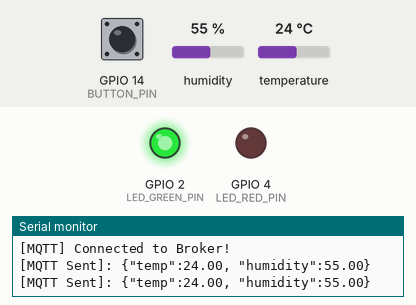
Recording of a program running on a simulated ESP32. On the bench: output pins drawn as LEDs (lit = HIGH), the last lines printed to the serial monitor. Inputs (shaded band) come from the test bench; at power-on: GPIO 14 (BUTTON_PIN) LOW, humidity 55 %, temperature 24 °C. WiFi joins after 1.5 s; servers stay silent unless stated; no MQTT or app messages arrive unless stated.

Above: at 2.8 s.
2.9 s: GPIO 14 (BUTTON_PIN) pulled HIGH for 2.35 s
At 3.8 s:
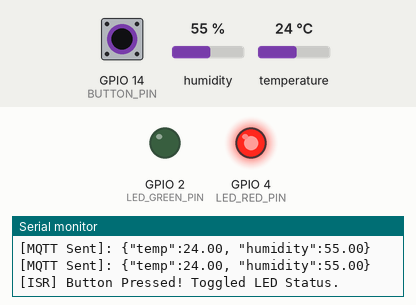
Timing chart, 0 to 5.9 s (numbered marks = the images above; inputs shaded):
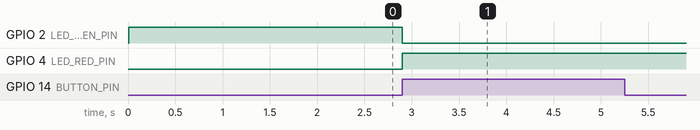

Measured:
- after the input at 2.9 s, GPIO 2 (LED_GREEN_PIN): HIGH → LOW at once; GPIO 4 (LED_RED_PIN): LOW → HIGH at once

The program:

main.cpp
```cpp
#include <Arduino.h>
#include "dht_task.h"
#include "led_task.h"
#include "mqtt_task.h"

// Deklarasi global handle
QueueHandle_t dhtQueue;
SemaphoreHandle_t buttonSemaphore;

void setup() {
  Serial.begin(115200);

  // Create Queue & Semaphore
  dhtQueue = xQueueCreate(5, sizeof(SensorData));
  buttonSemaphore = xSemaphoreCreateBinary();

  // Membuka Task FreeRTOS pada Core 1
  xTaskCreatePinnedToCore(TaskReadDHT, "DHT Task", 2048, NULL, 1, NULL, 1);
  xTaskCreatePinnedToCore(TaskControlLED, "LED Task", 2048, NULL, 2, NULL, 1);
  xTaskCreatePinnedToCore(TaskMQTT, "MQTT Task", 4096, NULL, 1, NULL, 1);

  Serial.println("FreeRTOS Tasks Initialized Successfully!");
}

void loop() {
  // Kosongkan superloop karena semua dijalankan via Task RTOS
  vTaskDelay(pdMS_TO_TICKS(1000));
}
```

dht_task.h
```cpp
#ifndef DHT_TASK_H
#define DHT_TASK_H

#include <Arduino.h>
#include <DHT.h>

#define DHTPIN 15
#define DHTTYPE DHT22

// Struktur data untuk menampung pembacaan sensor
struct SensorData {
  float temperature;
  float humidity;
};

// Queue Handle untuk passing data antar-task
extern QueueHandle_t dhtQueue;

void TaskReadDHT(void *pvParameters) {
  DHT dht(DHTPIN, DHTTYPE);
  dht.begin();

  SensorData data;

  for (;;) {
    data.temperature = dht.readTemperature();
    data.humidity = dht.readHumidity();

    if (!isnan(data.temperature) && !isnan(data.humidity)) {
      // Kirim data ke Queue agar bisa dibaca oleh MQTT Task
      xQueueSend(dhtQueue, &data, portMAX_DELAY);
    }

    // Delay khas FreeRTOS (bukan delay() biasa)
    vTaskDelay(pdMS_TO_TICKS(2000));
  }
}

#endif
```

led_task.h
```cpp
#ifndef LED_TASK_H
#define LED_TASK_H

#include <Arduino.h>

#define LED_RED_PIN 4
#define LED_GREEN_PIN 2
#define BUTTON_PIN 14

extern SemaphoreHandle_t buttonSemaphore;

// Interrupt Service Routine (ISR) - Dijalankan saat tombol ditekan
void IRAM_ATTR buttonISR() {
  BaseType_t xHigherPriorityTaskWoken = pdFALSE;
  xSemaphoreGiveFromISR(buttonSemaphore, &xHigherPriorityTaskWoken);
  portYIELD_FROM_ISR(xHigherPriorityTaskWoken);
}

void TaskControlLED(void *pvParameters) {
  pinMode(LED_RED_PIN, OUTPUT);
  pinMode(LED_GREEN_PIN, OUTPUT);
  pinMode(BUTTON_PIN, INPUT);

  // Pasang Interrupt pada tombol (Rising edge / saat ditekan)
  attachInterrupt(digitalPinToInterrupt(BUTTON_PIN), buttonISR, RISING);

  bool ledState = false;
  digitalWrite(LED_GREEN_PIN, HIGH); // Status normal: LED Hijau menyala

  for (;;) {
    // Menunggu sinyal interrupt dari tombol via Semaphore
    if (xSemaphoreTake(buttonSemaphore, portMAX_DELAY) == pdTRUE) {
      ledState = !ledState;
      digitalWrite(LED_RED_PIN, ledState ? HIGH : LOW);
      digitalWrite(LED_GREEN_PIN, ledState ? LOW : HIGH);
      Serial.println("[ISR] Button Pressed! Toggled LED Status.");
    }
  }
}

#endif
```

mqtt_task.h
```cpp
#ifndef MQTT_TASK_H
#define MQTT_TASK_H

#include <Arduino.h>
#include <WiFi.h>
#include <PubSubClient.h>
#include "dht_task.h"

const char* ssid = "Wokwi-GUEST";
const char* password = "";
const char* mqtt_server = "broker.hivemq.com"; // Broker publik gratis

WiFiClient espClient;
PubSubClient client(espClient);

void TaskMQTT(void *pvParameters) {
  WiFi.begin(ssid, password);
  while (WiFi.status() != WL_CONNECTED) {
    vTaskDelay(pdMS_TO_TICKS(500));
  }
  Serial.println("\n[WiFi] Connected to Wokwi-GUEST");

  client.setServer(mqtt_server, 1883);

  SensorData receivedData;

  for (;;) {
    if (!client.connected()) {
      if (client.connect("ESP32_RTOS_Client_CPS")) {
        Serial.println("[MQTT] Connected to Broker!");
      }
    }
    client.loop();

    // Ambil data dari Queue yang dikirim oleh DHT Task
    if (xQueueReceive(dhtQueue, &receivedData, portMAX_DELAY) == pdTRUE) {
      char payload[64];
      snprintf(payload, sizeof(payload), "{\"temp\":%.2f, \"humidity\":%.2f}",
               receivedData.temperature, receivedData.humidity);

      if (client.connected()) {
        client.publish("cps/rtos/dht22", payload);
        Serial.print("[MQTT Sent]: ");
        Serial.println(payload);
      }
    }

    vTaskDelay(pdMS_TO_TICKS(1000));
  }
}

#endif
```
